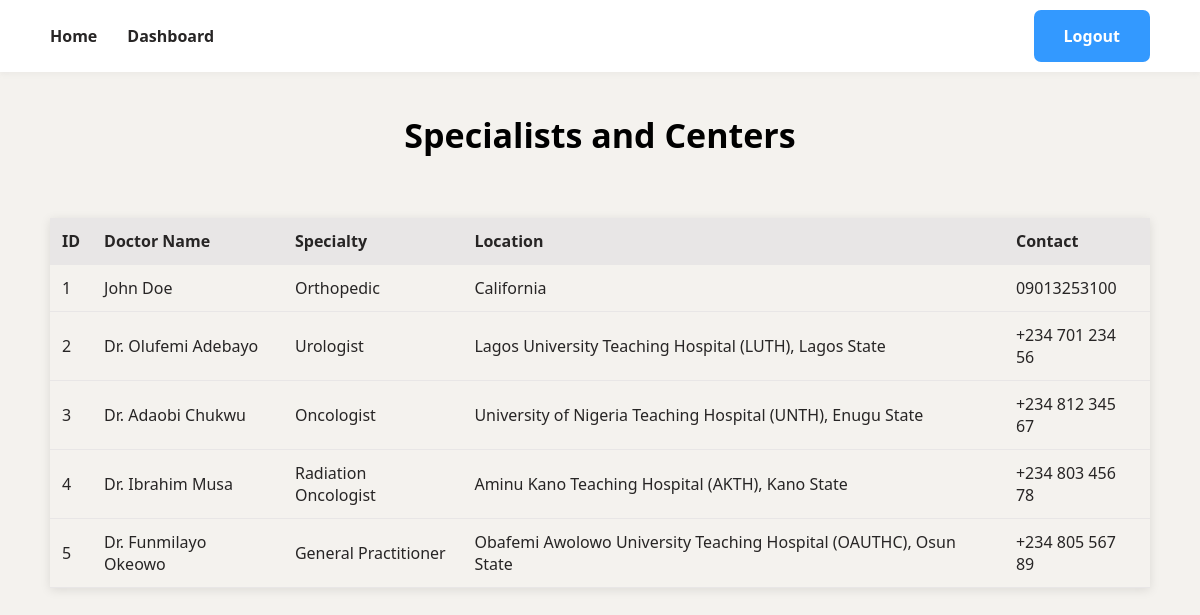
Screenshot of /specialists (signed in) with the database file from the repository.
### app/models.py (models this page shows, shortened)
class Specialist(db.Model):
    __tablename__ = 'specialists'
    id = db.Column(db.Integer, primary_key=True)
    name = db.Column(db.String(100), nullable=False)
    specialty = db.Column(db.String(100), nullable=False)
    location = db.Column(db.String(150), nullable=False)
    contact = db.Column(db.String(15), nullable=False)
    created_at = db.Column(db.DateTime, default=datetime.utcnow)

### app/routes.py (the view)
@main.route('/specialists')
def specialists():
    try:
        specialists = Specialist.query.all()
        logger.info(f"Retrieved {len(specialists)} specialists from the database.")
        return render_template('specialists.html', specialists=specialists)
    except Exception as e:
        logger.error(f"Error fetching specialists: {e}")
        return render_template('error.html', message="An error occurred while fetching specialists.")

### app/__init__.py (called while the page is built)
def create_app():
    app = Flask(__name__)
    app.config.from_object(Config)
    db.init_app(app)
    migrate.init_app(app, db)
    login_manager.init_app(app)
    bcrypt.init_app(app)
    csrf.init_app(app)
    login_manager.login_view = 'main.login'
    login_manager.login_message_category = 'info'
    from app.routes import main
    app.register_blueprint(main)
    from app.models import User
    @login_manager.user_loader
    def load_user(user_id):
        return User.query.get(int(user_id))
    if not os.path.exists(app.config['UPLOAD_FOLDER']):
        os.makedirs(app.config['UPLOAD_FOLDER'])
    return app

### app/templates/specialists.html
{% extends "layout.html" %} {% block title %}Specialists{% endblock %} {% block
content %}
<section class="specialists">
  <h1>Specialists and Centers</h1>
  <table>
    <thead>
      <tr>
        <th>ID</th>
        <th>Doctor Name</th>
        <th>Specialty</th>
        <th>Location</th>
        <th>Contact</th>
      </tr>
    </thead>
    <tbody>
      {% for specialist in specialists %}
      <tr>
        <td>{{ specialist.id }}</td>
        <td>{{ specialist.name }}</td>
        <td>{{ specialist.specialty }}</td>
        <td>{{ specialist.location }}</td>
        <td>{{ specialist.contact }}</td>
      </tr>
      {% endfor %}
    </tbody>
  </table>
</section>
{% endblock %}

### app/static/styles.css (style rules this page uses)
* { margin: 0; padding: 0; box-sizing: border-box; }
body { width: 100%; height: 100%; min-height: 100vh; margin: 0; background-color: #f4f2ee; font-family: system-ui, -apple-system, BlinkMacSystemFont, "Segoe UI", Roboto, Oxygen, Ubuntu, Cantarell, "Open Sans", "Helvetica Neue", sans-serif; }
.specialists { width: 100%; max-width: 1440px; padding: 40px 50px 0 50px; margin-left: auto; margin-right: auto; display: flex; flex-direction: column; row-gap: 40px; }
.specialists h1 { font-size: 34px; font-weight: 700; color: black; text-align: center; }
.specialists table { width: 100%; border-collapse: collapse; margin-top: 20px; box-shadow: 0 2px 10px rgba(0, 0, 0, 0.1); }
.specialists thead { background-color: #e8e6e6; }
.specialists td, .specialists th { color: #272525; font-size: 16px; font-weight: medium; }
.specialists th, .specialists td { padding: 12px; text-align: left; border-bottom: 1px solid #e8e6e6; }

### rows the page displays
Specialist: id "1", name "John Doe", specialty "Orthopedic", location "California", contact "09013253100"
Specialist: id "2", name "Dr. Olufemi Adebayo", specialty "Urologist", location "Lagos University Teaching Hospital (LUTH), Lagos State", contact "+234 701 234 56"
Specialist: id "3", name "Dr. Adaobi Chukwu", specialty "Oncologist", location "University of Nigeria Teaching Hospital (UNTH), Enugu State", contact "+234 812 345 67"
Specialist: id "4", name "Dr. Ibrahim Musa", specialty "Radiation Oncologist", location "Aminu Kano Teaching Hospital (AKTH), Kano State", contact "+234 803 456 78"
Specialist: id "5", name "Dr. Funmilayo Okeowo", specialty "General Practitioner", location "Obafemi Awolowo University Teaching Hospital (OAUTHC), Osun State", contact "+234 805 567 89"
